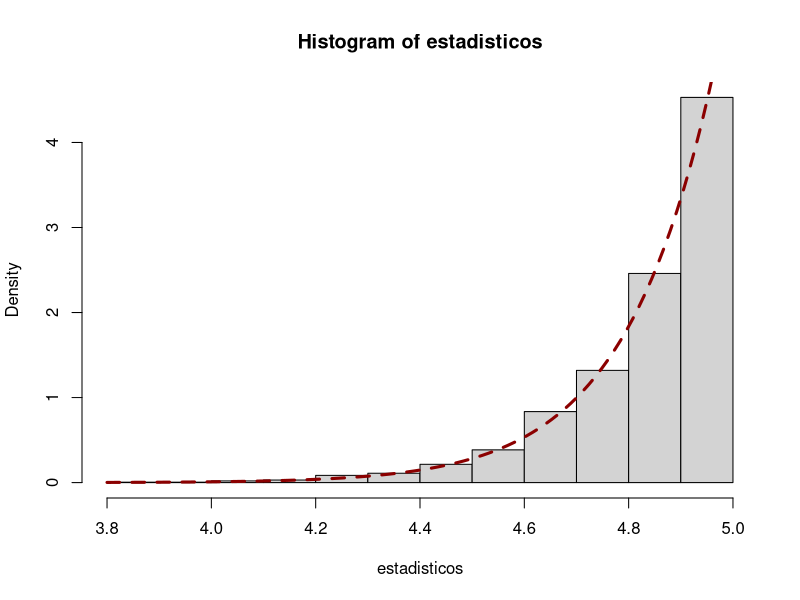
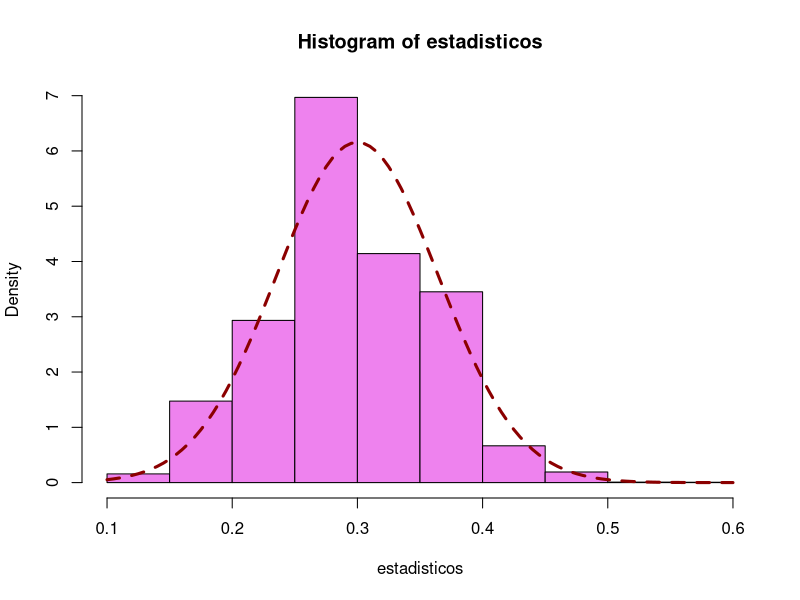
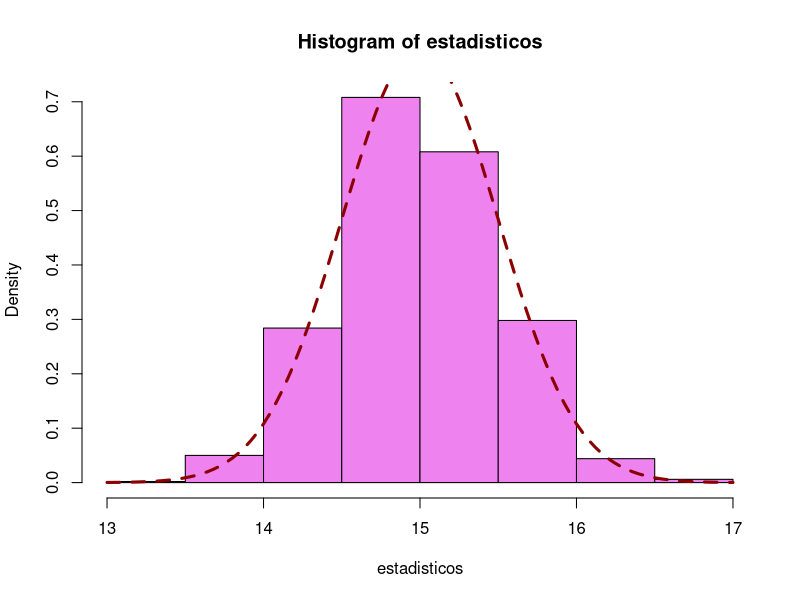

Source code (R) for these figures, in order: (Note: this script raises an error after producing the figures.)
# Ayudantia lab 12

n = 30
N = 2000
b = 5
a = 0
muestras = matrix(runif(n*N, min=a, max=b), nrow=n)
estadisticos = apply(muestras, 2, max)
hist(estadisticos, freq=F)
curve(n*x^(n-1)/(b^n), add=T, col="darkred", lty=2, lwd=3)


# p de bernoulli
n = 50
N = 7000
p = 0.3
muestras = matrix(rbinom(n*N, size=1, prob=p), ncol=N, nrow=n)
estadisticos = apply(muestras, 2, mean)
hist(estadisticos, freq=F, col="violet")
curve(dnorm(x, mean=p, sd=sqrt(p*(1-p)/n)), add=T, col="darkred", lty=2, lwd=3)



# lambda de poisson
n = 60
N = 1000
lambda = 15
muestras = matrix(rpois(n*N, lambda=lambda), ncol=N, nrow=n)
estadisticos = apply(muestras, 2, mean)
hist(estadisticos, freq=F, col="violet")
curve(dnorm(x, mean=lambda, sd=sqrt(lambda/n)), add=T, col="darkred", lty=2, lwd=3)

# Test para mu con sigma conocido --------------
# mu conocido = mu y varianza = sigma^2 
# mu conocido y sigma de la poblacion conocido, no se estima
library(TeachingDemos)

# Ha: mu != mu0
z.test(X, mu=mu0, sd=sigma, alternative="two.sided", conf.level=1-alpha)

# Ha: mu > mu0
z.test(X, mu=mu0, sd=sigma, alternative="greater", conf.level=1-alpha)

# Ha: mu < mu0
z.test(X, mu=mu0, sd=sigma, alternative="less", conf.level=1-alpha)

set.seed(1113)
N = 1000
mu = 55
sigma = 11
X = rnorm(n=N, mean=mu, sd=sigma)
alpha = 0.05

summary(X)

# Comparar que la media es 60
# H0: mu = mu0 vs Ha mu != mu0
mu0 = 60
z.test(X, mu=mu0, sd=sigma, alternative="two.sided", conf.level = 1-alpha)
# Como p-value < algha -> Rechazo H0, apoyo a Ha -> media != 60

# Ha: mu > mu0
z.test(X, mu=mu0, sd=sigma, alternative="greater", conf.level = 1-alpha)

# Ha: mu < mu0
z.test(X, mu=mu0, sd=sigma, alternative="less", conf.level = 1-alpha)
# pvalue < alpha por ende se concluye que mu < mu0



# Test para mu con sigma desconocido -------------------------------------------
# Se aplica el t.test
# Ha: mu != mu0
t.test(X, mu=mu0, alternative="two.sided")

# Ha: mu>mu0
t.test(X, mu=mu0, alternative = "greater")

# Ha: mu<mu0
t.test(X, mu=mu0, alternative="less")

# Test para sigma con mu desconocido: chi^2(n-1) -------------------------------
# Ha: sigma^2 != sigma0^2
sd(X)
sigma0 = 12
sigma.test(X, sigma=sigma0, alternative="two.sided")


# Ha: sigma > sigma0
sigma.test(X, sigma=sigma0, alternative="greater")

# Ha: sigma<sigma0
sigma.test(X, sigma=sigma0, alternative="less")


# Test para la proporcion p de una bernoulli -----------------------------------
set.seed(1113)
N = 500
p = 0.4
X = rbinom(n=1, size=N, prob=p)
X 
X/N

p0 = 0.3
# Ha: p != p0
prop.test(X, n=N, p=p0, alternative="two.sided", correct=F)

# Ha: p < p0
prop.test(X, n=N, p=p0, alternative="less", correct=F)

# Test para comparacion de varianzas -------------------------------------------
# Dadas dos distribucioens X_i y Y_i que vienen de una Normal
# Se quiere comparar sigma1^2 y sigma2^2 
# Ha: sigma1^2 != sigma2^2
# F0 = S1^2/S2&2 ~ F(eta= n1 - 1, nu = n2 = 2)
set.seed(1113)
N = 1000
mu = 55
sigma = 11
X = rnorm(n=N, mean=mu, sd=sigma)
N = 500
mu = 60
sigma=13
Y = rnorm(n=N, mean=mu, sd=sigma)

alpha = 0.05

var(X); var(Y)
var(X)/var(Y)

# Ha: sigma1^2/sigma2^2 != 1
var.test(x=X, y=Y, alternative="two.sided", conf.level=1-alpha)
# pvalue < alpha -> son distintas

#Ha: sigma1^2/sigma2^2 > 1
var.test(x=X, y=Y, alternative="greater", conf.level=1-alpha)

# Ha: sigma1^2/sigma2^2 < 1
var.test(x=X, y=Y, alternative="less", conf.level=1-alpha)


# Bondad de ajuste -------------------------------------------------------------
# Test X^2 
# X^2 > c_1-alpha(f) Se rechaza la H0
# k >= 5 y E_i >= 5

set.seed(1113)
n = 600
k = 3
nu = 0.2
X = rgamma(n, k, nu)
hist(X, col="violet", breaks=seq(0, 55, 11))
summary(X)
aux = hist(X, col="violet", breaks=seq(0, 55, 11))
O = aux$counts
O

# Ej 1: 
# HO: X~LogNormal vs Ha: X !~ LogNormal
# 1. Estimar lamdba y zeta
library(fitdistrplus)
EMV = fitdist(data=X, distr="lnorm", method="mle")
lambdaEMV = EMV$estimate[1]
zetaEMV = EMV$estimate[2]
c(lambdaEMV, zetaEMV)

hist(X, col="gray", border="white", freq=F, ylab="", xlab=expression(Theta[X]), 
     main="Hist de densidad", ylim=c(0, 0.07))
curve(dlnorm(x, meanlog=lambdaEMV, sdlog=zetaEMV), add=T, col="blue", lty=2, lwd=3)

# Estimamos las prob de 0, 11, 22, 33, 44, 55
p1 = plnorm(11, lambdaEMV, zetaEMV)
p2 = plnorm(22, lambdaEMV, zetaEMV) - p1
p3 = plnorm(33, lambdaEMV, zetaEMV) - p2 - p1
p4 = plnorm(44, lambdaEMV, zetaEMV) - p3 - p2 - p1
p5 = 1 - p4 - p3 - p2 - p1
p = c(p1, p2, p3, p4, p5)
p
sum(p)

E = n * p; E

Tabla = cbind(O, E, (O-E)^2/E); Tabla
Tabla = rbind(Tabla, apply(Tabla, 2, sum)); Tabla
colnames(Tabla) = c("Observado", "Esperado", "(O-E)^2/E")
rownames(Tabla) = c("<11", "11-22", "22-33", "33-44", ">44", "Total")

Tabla


# Estadistico de prueba X^2 ~ Chi-cuadrado(k2 - 1 - v)
# k2: numero de intervalos
# v: numero de parametros estimados
X2 = Tabla[6, 3]

# Cuando es muy grande rechazo el modelo, cuando es cercano a 0 no lo rechazo
k2 = length(O); k2
v = 2
curve(dchisq(x, df=k2-1-v), col="darkred", lty=2, lwd=3, xlim=c(0, 20))

alpha = 0.05

z = seq(qchisq(1-alpha, df=k2-1-v), 20, 0.01)
lines(dchisq(z, df=k2-1-v)~z, lty=2, lwd=3, col="blue", type="h")

abline(v=X2, lty=2, lwd=3, col="red")
abline(v=qchisq(1-alpha,df=k2-1-v), lty=2, lwd=3, col="blue")
# Se rechaza el modelo! 

chisq.test(x=O, p=p)

 
# Test de kolmogorov ---------------------------
# H0: X~Normal vs X!~Normal
mu = mean(X)
sigma = sd(X)
z = sort(X)
N = length(X)
p = 1:N/(N+1)
plot(p~z, type="s")

ks.test(X, "pnorm", mu, sigma)
# valor p < alpha: se rechaza H0

# H0: X~LogNorm
curve(plnorm(x, lambdaEMV, zetaEMV), col="violet", lwd=2, lty=2)
ks.test(X, "plnorm", lambdaEMV, zetaEMV)
# valor p > alpha, no existe evidencia suficeinte para rechazar H0
# Concluyo que X~LogNorm












 
